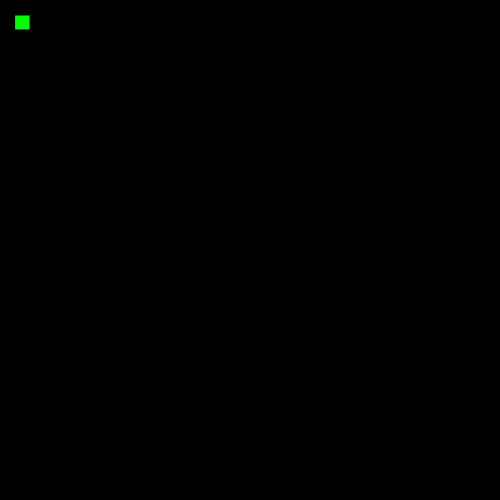
Frame 1 (no input)
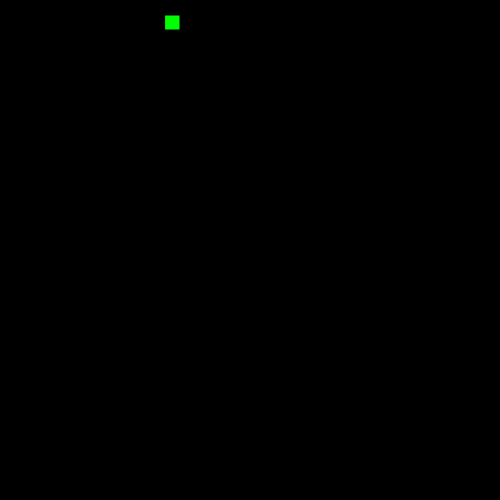
Frame 60 (no input)
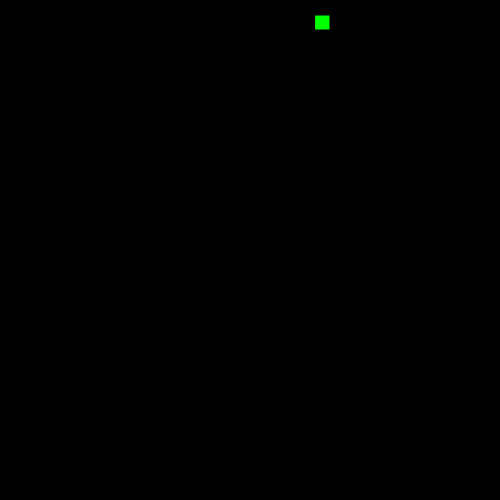
Frame 120 (the mouse pressed at the canvas centre since frame 60)

The p5.js sketch that drew these frames (run headless with seeded random() and noise() and a simulated clock; from frame 60 on, the mouse is pressed at the canvas centre):

// p5.js sketch
// ── sketch.js
var xSnake = 1;
var ySnake = 1;
// Direction values are 1 or -1, and one must always be == 0
var xDir = 1;
var yDir = 0;

var gameScale = 15;

function setup() { // Runs once
	frameRate(60);
	createCanvas(500,500);

}

function draw() { // Runs constantly, at the framerate
	background(0);
	moveSnake();
	drawSnake();
}




function keyInput(){
	if (keyIsPressed === true) {
		
		if(keyCode === UP_ARROW) {
			// Code to run when we press UP_ARROW
			// player.move(0,-5)
		} else if (keyCode === DOWN_ARROW) {
			// player.move(0,5)
		} 


		if (keyCode === LEFT_ARROW) {
			// player.move(-5,0)
		} else if (keyCode === RIGHT_ARROW) {
			// player.move(5,0)
		}

	}
}



function drawSnake() {
	fill(0,255,0);
	rect(xSnake*gameScale, ySnake*gameScale, gameScale, gameScale);
}

function moveSnake(){
	if (frameCount % 6 == 0) {
		xSnake = xSnake + xDir;
		ySnake = ySnake + yDir;	
	}
	
}
